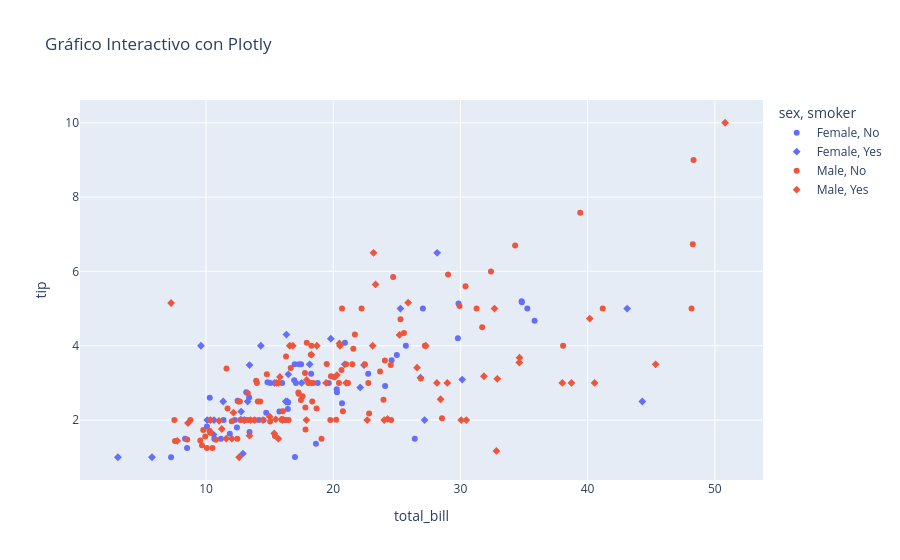

This figure's notebook cell:
### Markdown cell above
-----------------------------------------------------------------------------
### GRÁFICO INTERACTIVO CON PLOTLY
-----------------------------------------------------------------------------

### Code cell
# Scatter interactivo con color y símbolos distintos
fig = px.scatter(
    df, x='total_bill', y='tip',
    color='sex', symbol='smoker',
    title="Gráfico Interactivo con Plotly"
)
fig.show()
